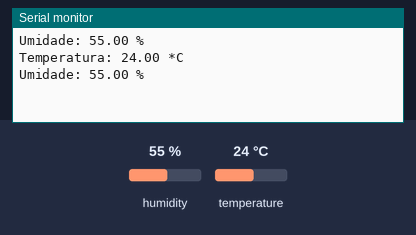
Bench run of a sketch on a simulated Arduino Uno, built with avr-gcc and run on an emulated ATmega328P. Shown: the last lines printed to the serial monitor. Inputs (shaded band) come from the test bench; at power-on: humidity 55 %, temperature 24 °C.

Above: at 2.8 s.
2.9 s: humidity set to 22 %
At 5.2 s:
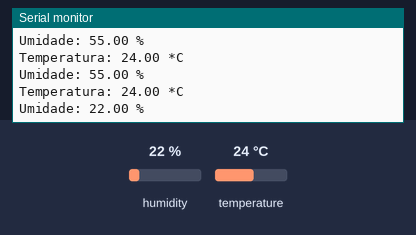
5.6 s: temperature set to 12 °C
At 7.0 s:
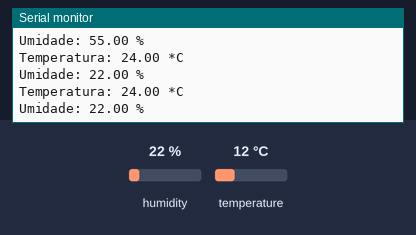
8.3 s: humidity set to 40 %
At 10.5 s:
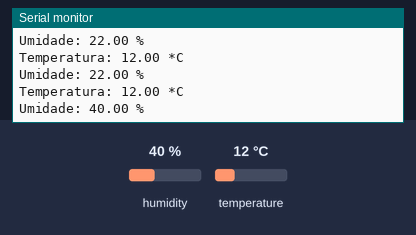
Timing chart, 0 to 12.0 s (numbered marks = the images above; inputs shaded):
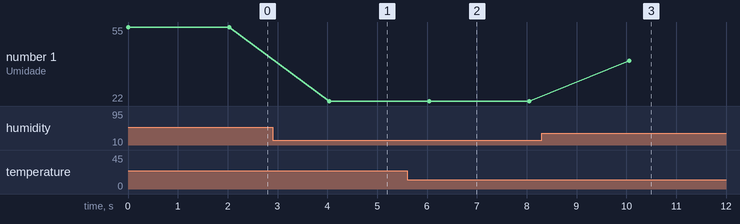

The sketch:

temp_umid.ino
```cpp
// Nesse programa informa no monitor serial os valores da temperatura e da umidade através do sensor DHT22
#include <DHT.h>

#define DHTPIN 3
#define DHTTYPE 22

DHT dht(DHTPIN , DHTTYPE);

void setup() {
  Serial.begin(9600);
  dht.begin();
}

void loop() {
  float umidade = dht.readHumidity();
  float temperatura = dht.readTemperature();

  Serial.print("Umidade: ");
  Serial.print(umidade);
  Serial.println(" %\t");
  delay(2000);
  Serial.print("Temperatura: ");
  Serial.print(temperatura);
  Serial.println(" *C");
}
```

Measured:
- after the input at 2.9 s, the serial monitor: prints a new line after 1.1 s (image 1)
- after the input at 8.3 s, the serial monitor: prints a new line after 1.8 s (image 3)
- plotted number 1: 55 → 22 after the input at 2.9 s, 22 → 40 after the input at 8.3 s
